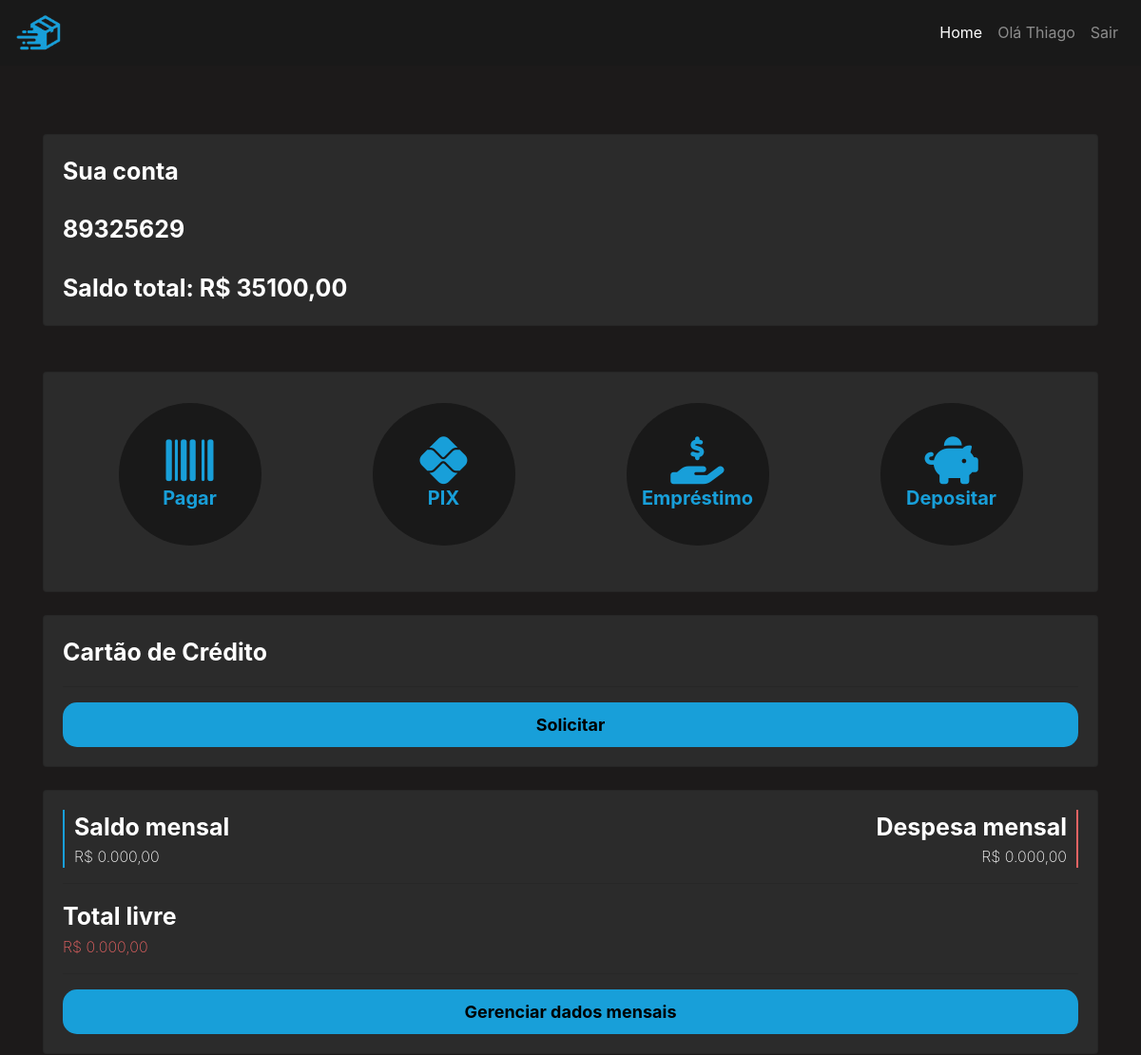
/conta/home/ (signed in, upper part), run on an earlier commit of the app's database.
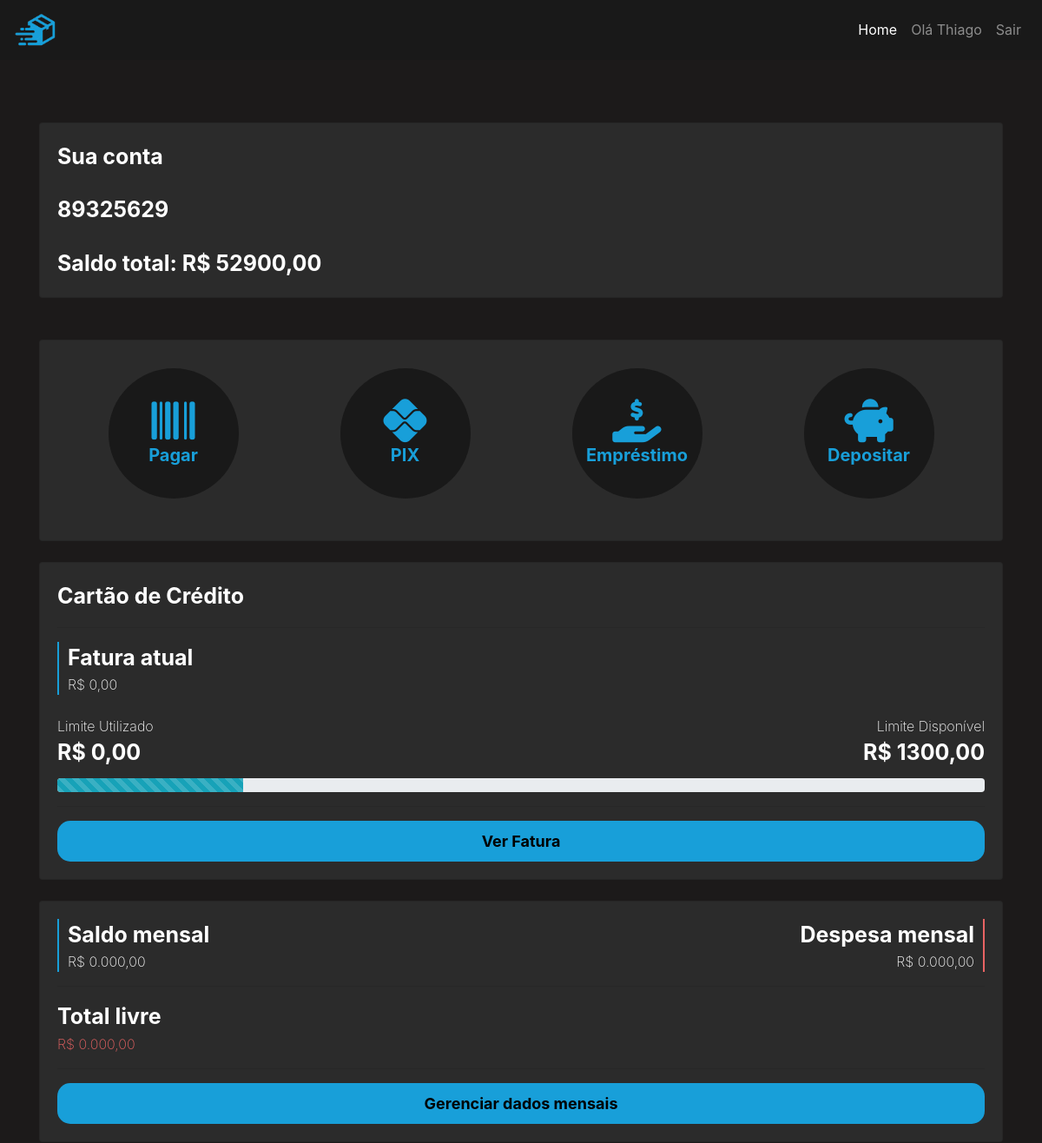
And on a later commit of the database.
### cliente/models.py (models this page shows, shortened)
class Cliente(AbstractUser):
    nome_completo = models.CharField(max_length=60, null=True, blank=True)
    cpf = models.CharField(max_length=11, unique=True, null=True, blank=True)
    telefone = models.CharField(max_length=11, null=True, blank=True)
    rg = models.CharField(max_length=10, unique=True, null=True, blank=True)
    email = models.CharField(max_length=60, unique=True, null=True, blank=True)
    @property
    def get_id(self):
        return self.id

class Conta(models.Model):
    numero_conta = models.CharField(max_length=12, unique=True)
    agencia = models.CharField(max_length=6)
    banco = models.CharField(default='0934', max_length=4)
    saldo = models.FloatField(default=0)
    data_abertura = models.DateField(default=datetime.now())
    status_conta = models.CharField(max_length=12)
    chave_pix = models.CharField(max_length=50, unique=True, null=True, blank=True)
    cliente = models.ForeignKey(Cliente, on_delete=models.CASCADE, null=True)

class CreditCard(models.Model):
    numero_cartao = models.CharField(max_length=16, unique=True)
    validade = models.DateField()
    codigo_seguranca = models.CharField(max_length=3)
    bandeira = models.CharField(max_length=4, default='MC')
    limite = models.FloatField(default=0)
    limite_usado = models.FloatField(default=0)
    emissao = models.DateField()
    endereco_cobranca = models.CharField(max_length=12)
    status = models.CharField(max_length=12, default='BLOQUEADO')
    tipo = models.CharField(max_length=15)
    data_vencimento_fatura = models.DateField()
    conta = models.ForeignKey(Conta, on_delete=models.CASCADE, blank=True, null=True)
    def limite_disponivel(self):
        return self.limite - self.limite_usado

### cliente/views.py (the view)
# urls.py: path('home/', views.home, name='home'),
@login_required(login_url="/conta/login/")
def home(request):
    id_user: int = request.user.get_id
    conta = Conta.objects.get(cliente=id_user)
    user = Cliente.objects.get(id=id_user)
    credit_card = CreditCard.objects.filter(conta_id=conta.id)
    if not credit_card:
        return render(request, 'home.html', {'conta': conta, 'user': user})
    return render(request, 'home.html', {'conta': conta, 'user': user, 'credit_card': credit_card})

### cliente/templates/home.html (shortened to what this page needs)
{% extends 'bases/base.html' %}
{% load static %}
{% block 'head' %}
    <link rel="stylesheet" href="{% static 'cliente/css/home.css' %}">
{% endblock %}
{% block 'user_name' %}
        Olá {{user.username.title}}
{% endblock %}
{% block 'body' %}
        <br>
        <br>
                <a style="text-decoration: none; color:white;" href="#">
                    <div class="card">
                        <div class="row">
                            <div class="col-md-8">
                                <span  class="fonte-destaque">Sua conta</span><br><br>
                                <span  class="fonte-destaque">{{ conta.numero_conta }}</span><br><br>
                                <span  class="fonte-destaque">Saldo total: R$ {{conta.saldo}}0</span>
                            </div>
                            <div class="col-md">
                            </div>
                        </div>
                    </div>
                </a>
        <br>
        <br>
       <div class="card">
        <table class="table table-borderless" align="center">
            <thead>
              <tr align="center">
                <th scope="col">
                    <div class='link-home'>
                        <a href="{% url 'pagar_boleto' %}" class="link-item">
                            <i class="fa-solid fa-barcode" style="color: #189fd9; font-size: 50px;"></i><br>
                            <span style="font-size: 20px; color:#189fd9;">Pagar</span>
                        </a>
                    </div>
                </th>
                <th scope="col">
                    <div class='link-home'>
                        <a href="{% url 'tranferencia_pix' %}" class="link-item">
                            <i class="fa-brands fa-pix" style="color: #189fd9; font-size: 50px;"></i><br>
                            <span style="font-size: 20px; color:#189fd9;">PIX</span>
                        </a>
                    </div>
                </th>
                <th scope="col">
                    <div class='link-home'>
                        <a href="{% url 'realizar_emprestimo' %}" class="link-item">
                            <i class="fa-solid fa-hand-holding-dollar" style="color: #189fd9; font-size: 50px;"></i><br>
                            <span style="font-size: 20px; color:#189fd9;">Empréstimo</span>
                        </a>
                    </div>
                </th>
                <th scope="col">
                    <div class='link-home'>
                        <a href="{% url 'gerar_boleto' %}" class="link-item">
                            <i class="fa-solid fa-piggy-bank" style="color: #189fd9; font-size: 50px;"></i><br>
                            <span style="font-size: 20px; color:#189fd9;">Depositar</span>
                        </a>
                    </div>
                </th>
              </tr>
            </thead>
        </table>
        </div>
        <br>
                <div class="card">
                    {% if not credit_card %}
                        <span class="fonte-destaque">Cartão de Crédito</span>
                        <hr class="hr-borda">
                        <a href="" class="botao-principal">Solicitar</a>
                    {% else %}
                    {% for card in credit_card%}
                        <span class="fonte-destaque">Cartão de Crédito</span>
                        <hr class="hr-borda">
                        <div class="saldo">
                            <span class="fonte-destaque">Fatura atual</span>
                            <br>
                            <span class="font-light">R$ 0,00</span>
                        </div>
                        <div class="div-contas">
                                <br>
                        </div>
                        <div class="row">
                            <div class="col">
                                <span class="font-light">Limite Utilizado</span>
                                <br>
                                <span class="fonte-destaque">R$ {{card.limite_usado}}0</span>
                            </div>
                            <div class="col">
                                <div style="text-align: right; margin-bottom: 10px" class="limite-disponivel">
                                    <span class="font-light">Limite Disponível</span>
                                    <br>
                                    <span class="fonte-destaque">R$ {{card.limite_disponivel}}0</span>
                                </div>
                            </div>
                        </div>
                        <div class="progress">
                            <div class="progress-bar progress-bar-striped bg-info" role="progressbar" style="width: 20%" aria-valuenow="50" aria-valuemin="0" aria-valuemax="100"></div>
                        </div>
                        <hr class="hr-borda">
                        <a href="" class="botao-principal">Ver Fatura</a>
                        {% endfor %}
                    {% endif %}
                </div>
                <br>
                <div class="card">
                    <div class="row">
                        <div class="col-md">
                            <div class="saldo">
                                <span class="fonte-destaque">Saldo mensal</span>
                                <br>
                                <span class="font-light">R$ 0.000,00</span>
                            </div>
                        </div>
                        <div class="col-md">
                            <div class="despesa">
                                <span class="fonte-destaque">Despesa mensal</span>
                                <br>
                                <span class="font-light">R$ 0.000,00</span>
                            </div>
                        </div>
                    </div>
                    <hr class="hr-borda">
                    <span class="fonte-destaque">Total livre</span>
                    <span class="font-light negativo">R$ 0.000,00</span>
                    <hr class="hr-borda">
                    <a href="#" class="botao-principal">Gerenciar dados mensais</a>
                </div>
        <br>
        <br>
        <br>
        <br>
{% endblock %}

### templates/bases/base.html (shortened to what this page needs)
{% load static %}
<!DOCTYPE html>
<html lang="en">
<head>
    <link rel="stylesheet" href="{% static 'global/css/base.css'%}">
    <link rel="stylesheet" href="https://cdn.jsdelivr.net/npm/bootstrap@4.0.0/dist/css/bootstrap.min.css">
    <link href={% static "fontawesome/css/fontawesome.css" %} rel="stylesheet">
    <link href={% static "fontawesome/css/brands.css" %} rel="stylesheet">
    <link href={% static "fontawesome/css/solid.css" %} rel="stylesheet">
    {% block 'head'%}
    {% endblock %}
</head>
<body class="fundo">
    <nav class="navbar navbar-expand-lg navbar-dark bg-nav">
        <a class="navbar-brand" href="{% url 'home' %}"><img style="width: 50px; margin: 0; padding:0" src="{% static 'global/img/boxbank-logo-s.png' %}"></a>
        <div class="navbar-collapse collapse  order-3 dual-collapse2">
        <ul class="navbar-nav ml-auto">
            <li class="nav-item active">
              <a class="nav-link" href="#">Home <span class="sr-only">(current)</span></a>
            </li>
            <li class="nav-item">
              <a class="nav-link" >{% block 'user_name'%}{% endblock %}</a>
            </li>
            <li class="nav-item">
              <a class="nav-link" href="{% url 'logout'%}">Sair</a>
            </li>
        </ul>
    </div>
      </nav>
      <br>
    <div class='container'>
      {% block 'body'%}
      {% endblock %}
    </div>
</body>
</html>

### templates/static/global/css/base.css (style rules this page uses)
body { background-color: #1C1A1A !important; color: white !important; }
:root { --main-color: #2B2B2B; --dark-color: #1C1A1A; --contrast-color: #69D2CD; --differential-color: #E96363; }
.bg-nav { background-color: #191919; color: white; }

### templates/static/cliente/css/home.css (style rules this page uses)
table th { border:none !important; }
.card { width: 100%; background-color: var(--main-color); padding: 20px; }
.saldo { border-left: 2px solid #189FD9; padding-left: 10px; }
.fonte-destaque { font-weight: bold; font-size: 25px; }
.font-light { font-weight: 200; }
.hr-borda { color: var(--dark-color); }
.botao-principal { text-decoration: none; color: black; font-weight: bold; font-size: 18px; padding: 10px; background-color: #189FD9; text-align: center; border-radius: 15px; border: none; }
.despesa { border-right: 2px solid var(--differential-color); text-align: right; padding-right: 10px; }
.negativo { color: var(--differential-color); }
.link-home { display: flex; width: 150px; background-color: #191919; height: 150px; border-radius: 100%; justify-content: center; align-items: center; text-align: center; flex-direction: row; }
.link-item { display: block; }

What changed in the data, as far as the page shows it:
changed Conta: saldo "35100,0" → "52900,0"
added CreditCard: limite_usado "0,0", limite_disponivel "1300,0"
Also different on the page:
text no longer shown: "Cartão de Crédito Solicitar"
